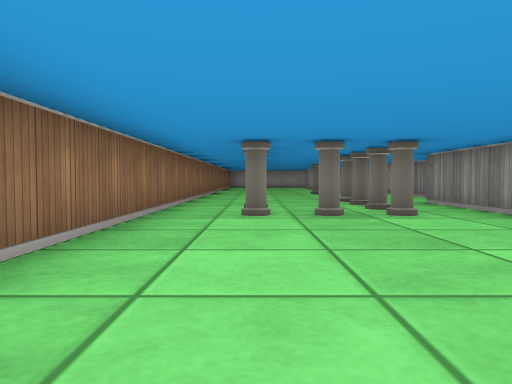
View 1 (above)

24 first-person views from a walk through a cub3D level. The camera is about half as high as the walls, tilts 2° down and sees 70° across. The floor is counted in squares. Each view is taken from the middle of a square. On the plan, view 1 faces up. The plan holds only what a view shows up to about 9 squares ahead; the rest is blank.

View 2
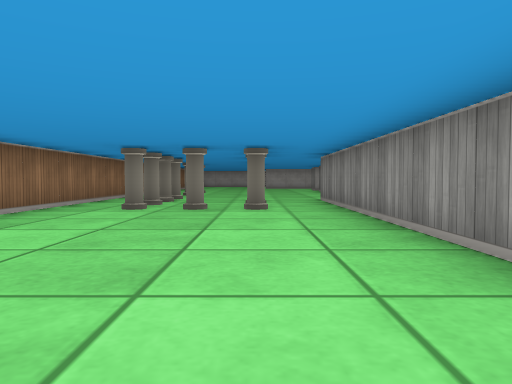

View 3
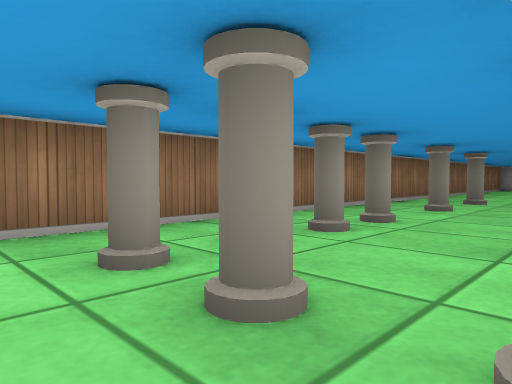

View 4
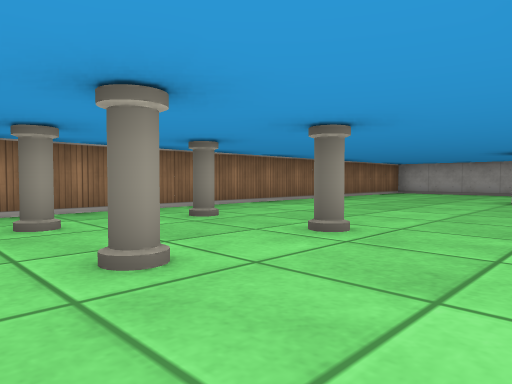

View 5
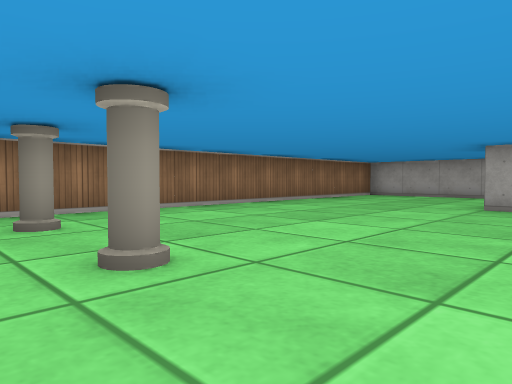

View 6
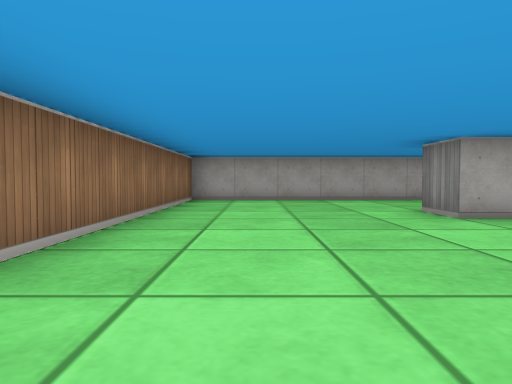

View 7
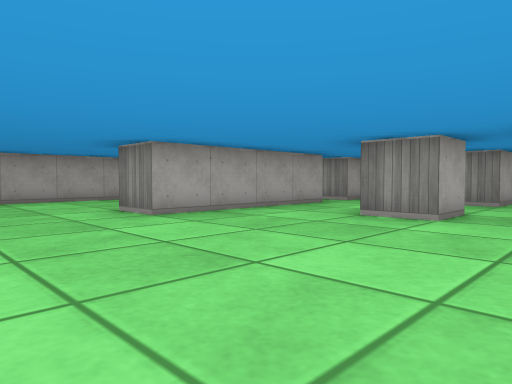

View 8
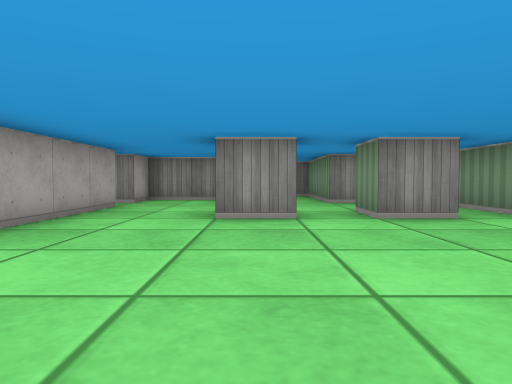

View 9
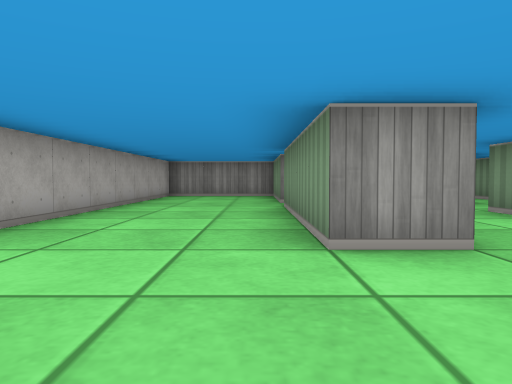

View 10
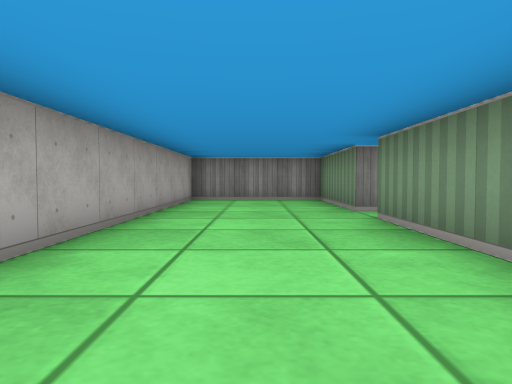

View 11
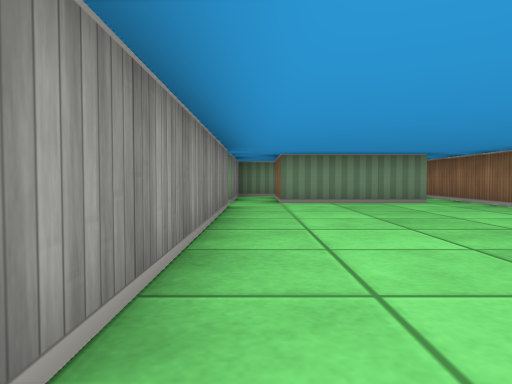

View 12
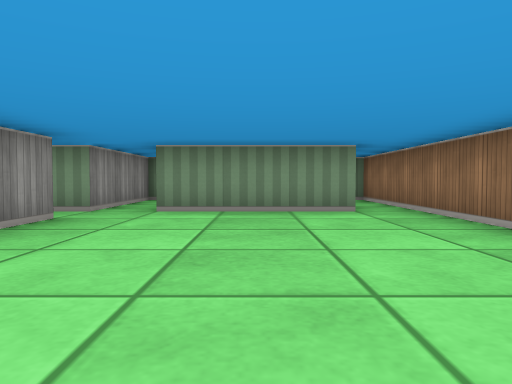

View 13
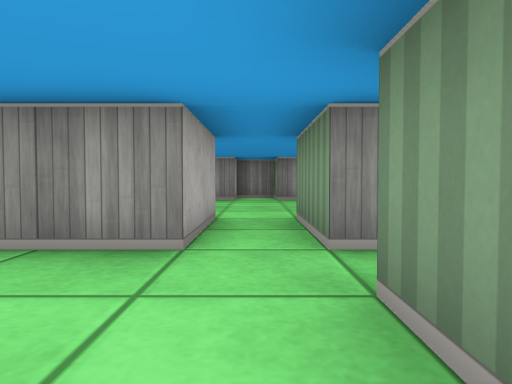

View 14
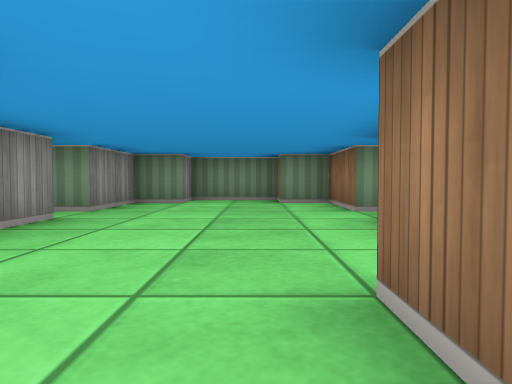

View 15
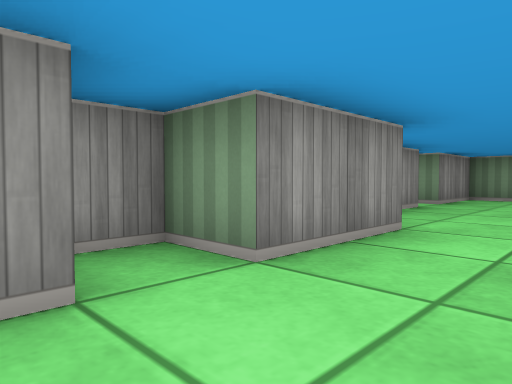

View 16
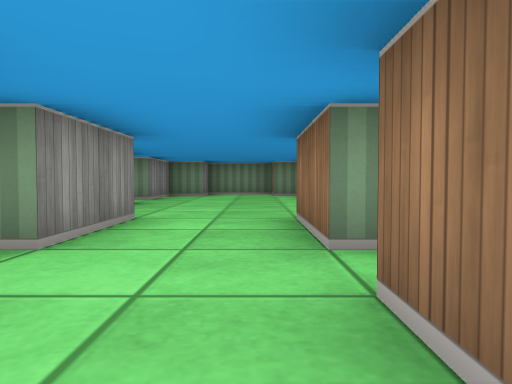

View 17
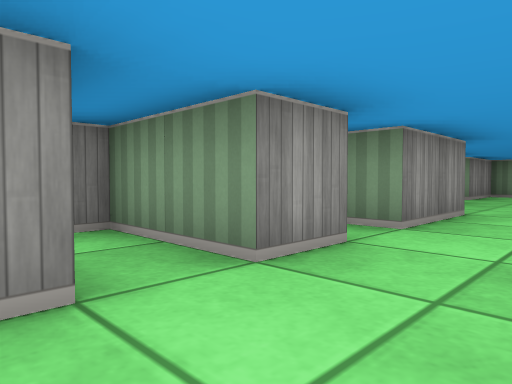

View 18
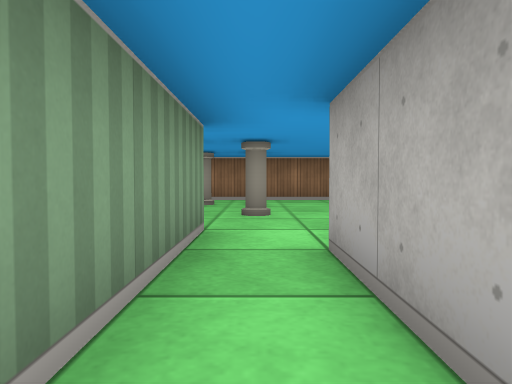

View 19
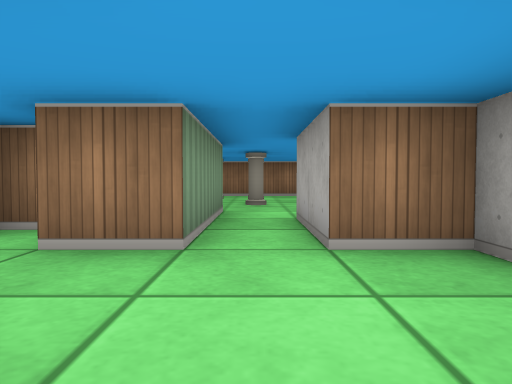

View 20
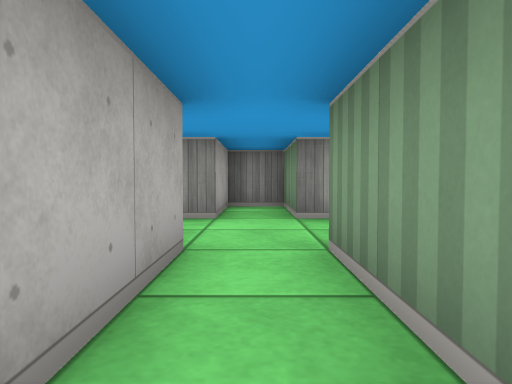

View 21
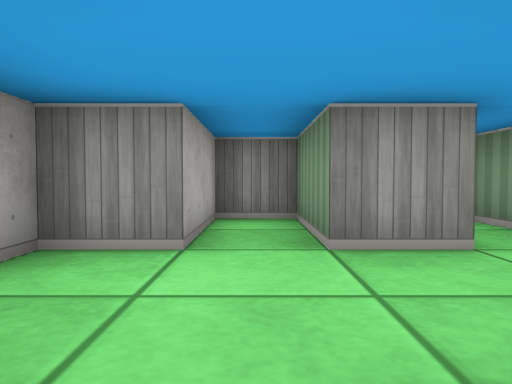

View 22
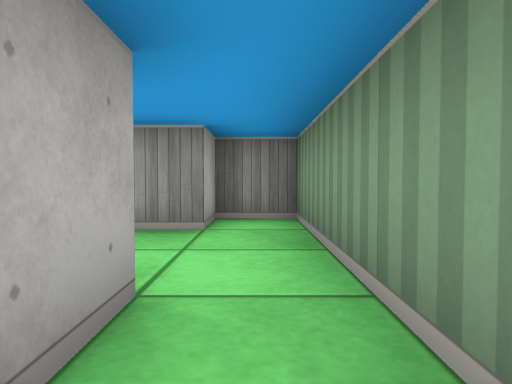

View 23
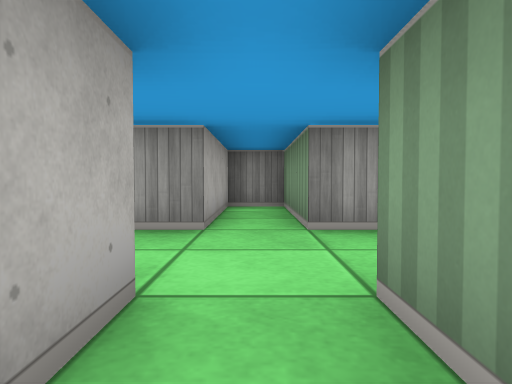

View 24
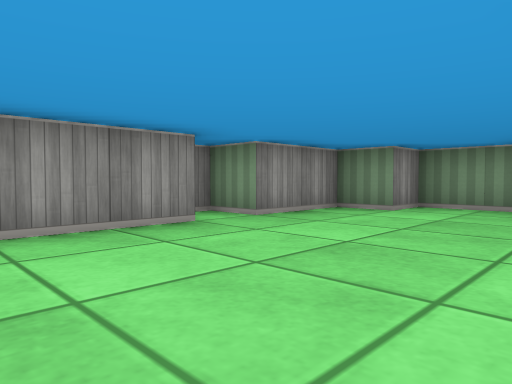

### Floor plan
Ten units are one square. View 1 is at (0, 0); x grows to the right and y downward. Boxes are objects, and circles mark ways between rooms. Rooms are numbered by the first view taken in them; rooms with no view inside come last. Other rooms are left out.
<svg viewBox="-20 -220 130 280">
<path fill="none" stroke="#000" d="M46 -115 85 -115 85 -125 75 -125 75 -135 105 -135 105 -145 75 -145 75 -152M55 -125 45 -125 45 -135 55 -135M65 -85 45 -85M56 -145 45 -145 45 -155M50 -155 55 -155M85 -159 85 -175 75 -175 75 -185 105 -185 105 -215 -15 -215 -15 -21M65 -175 25 -175 25 -185 65 -185M-15 5 -15 25M55 15 35 15 35 -75 65 -75M35 25 55 25M-6 25 25 25M65 -35 65 -15M65 -54 65 -45M85 -44 85 -55M85 -14 85 -35 95 -35 95 -42M85 -64 85 -75M85 -55 105 -55 105 -59M65 -75 65 -65M55 -60 55 -55M85 -75 105 -75 105 -85 85 -85 85 -95 65 -95 65 -85M95 16 95 -5M55 25 55 45 65 45 65 55 85 55 85 45 95 45 95 25 105 25 105 21"/>
<rect x="-5" y="-55" width="10" height="10" fill="#bbb"><title>pillar</title></rect>
<rect x="-5" y="-65" width="10" height="10" fill="#bbb"><title>pillar</title></rect>
<rect x="-5" y="-75" width="10" height="10" fill="#bbb"><title>pillar</title></rect>
<rect x="-5" y="-85" width="10" height="10" fill="#bbb"><title>pillar</title></rect>
<rect x="-5" y="-105" width="10" height="10" fill="#bbb"><title>pillar</title></rect>
<rect x="-5" y="-125" width="10" height="10" fill="#bbb"><title>pillar</title></rect>
<rect x="5" y="-55" width="10" height="10" fill="#bbb"><title>pillar</title></rect>
<rect x="15" y="-55" width="10" height="10" fill="#bbb"><title>pillar</title></rect>
<rect x="15" y="-65" width="10" height="10" fill="#bbb"><title>pillar</title></rect>
<rect x="15" y="-75" width="10" height="10" fill="#bbb"><title>pillar</title></rect>
<rect x="15" y="-85" width="10" height="10" fill="#bbb"><title>pillar</title></rect>
<rect x="15" y="-105" width="10" height="10" fill="#bbb"><title>pillar</title></rect>
<rect x="15" y="-125" width="10" height="10" fill="#bbb"><title>pillar</title></rect>
<circle cx="55" cy="-80" r="3" fill="#2a7"/>
<circle cx="45" cy="20" r="3" fill="#2a7"/>
<circle cx="75" cy="-50" r="3" fill="#2a7"/>
<circle cx="75" cy="-25" r="3" fill="#2a7"/>
<circle cx="75" cy="-70" r="3" fill="#2a7"/>
<text x="30" y="-110">1</text>
<text x="70" y="-40">2</text>
<text x="80" y="-60">3</text>
<text x="80" y="-80">4</text>
<text x="80" y="20">5</text>
</svg>
Room 1 opens to room 4. Room 1 opens to room 5. Room 2 opens to room 3. Room 2 opens to room 5. Room 3 opens to room 4.

Where each view was taken, in squares from view 1:
view 1: 0 up, 0 right, facing up
view 2: 1 down, 2 right, facing up
view 3: 4 up, 2 right, facing up-left
view 4: 9 up, 4 right, facing up-left
view 5: 11 up, 4 right, facing up-left
view 6: 13 up, 0 right, facing up
view 7: 13 up, 0 right, facing up-right
view 8: 15 up, 0 right, facing right
view 9: 19 up, 0 right, facing right
view 10: 20 up, 2 right, facing right
view 11: 5 up, 3 right, facing down
view 12: 3 up, 1 right, facing down
view 13: 2 down, 1 right, facing right
view 14: 3 up, 7 right, facing down
view 15: 5 up, 7 right, facing down-right
view 16: 6 up, 7 right, facing down
view 17: 7 up, 7 right, facing down-right
view 18: 8 up, 7 right, facing left
view 19: 8 up, 9 right, facing left
view 20: 8 up, 4 right, facing right
view 21: 8 up, 6 right, facing right
view 22: 12 up, 4 right, facing right
view 23: 14 up, 4 right, facing right
view 24: 1 up, 6 right, facing down-right
